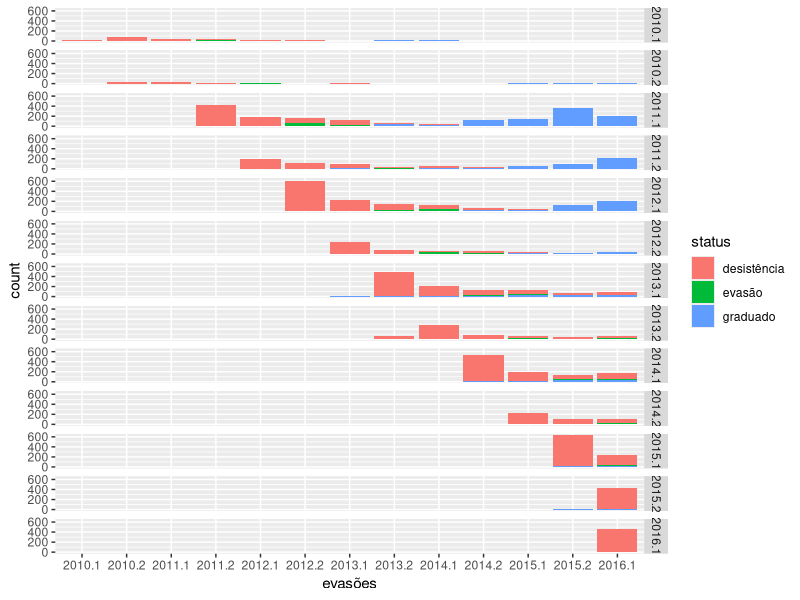

Generate this figure with R:
suppressMessages(library("ggplot2"))
suppressMessages(library("ggthemes"))
suppressMessages(library("dplyr"))
suppressMessages(library("plyr"))
suppressMessages(library("magrittr"))
suppressMessages(library("gtools"))
#####################################
# Gráficos preliminares

#Lendo Dados
AlunosCorreto <- read.csv("./DADOS/Alunos/Alunoscorrigidos.csv")

AlunosCorreto$ingressos %<>% as.factor()
AlunosCorreto$evasões %<>% as.factor()
ggplot(filter(AlunosCorreto, status != "ativos"), aes(evasões, fill = status)) + geom_bar(stat = "count", position = "identity") +
  facet_grid(ingressos~.)


coorteEvasores <- ggplot(filter(AlunosCorreto, status != "ativos" & duracao > 1), aes(evasões, fill = status)) + geom_bar(stat = "count", position = "identity") +
  facet_grid(ingressos~.)+
  ggtitle("Composição da população de Evasores - Coortes de Ingresso") +
  labs(x = "Período Evasão", y = "Alunos") +
  theme_economist_white() + 
  theme(strip.text.y = element_text(size = 8))+
  theme(axis.text.x = element_text(size = 8))+
  theme(axis.text.y = element_text(size = 8))+
  theme(legend.position = "bottom") +
  theme(legend.text = element_text(size = 6))+
  guides(fill=guide_legend(nrow=1,byrow=TRUE)) +
  scale_fill_brewer(palette = "Set2")
